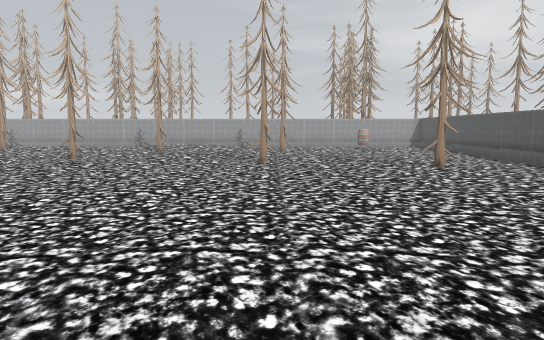
view 1 (above)

18 first-person views from a walk through a Unity game level. The camera is 1.4 m above the floor, tilts 6° down and sees 70° across. The floor is counted in squares, 1 m on a side. Each view is taken from the middle of a square. On the plan, view 1 faces up. The plan holds only what a view shows up to about 16 squares ahead; the rest is blank. The place goes on beyond the plan. The player character is not drawn.

view 2
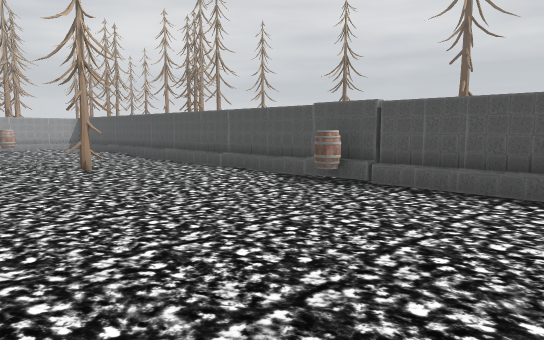

view 3
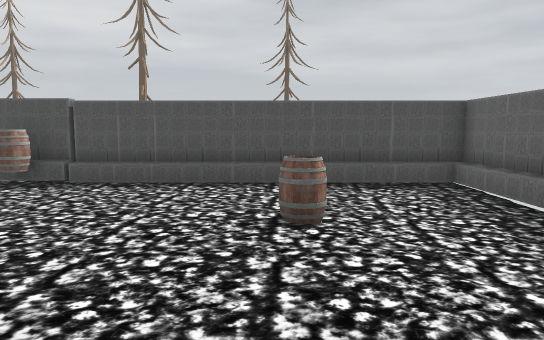

view 4
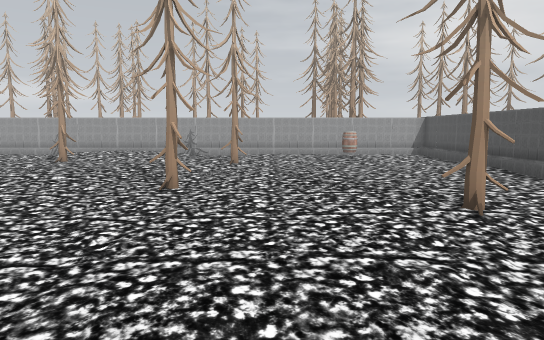

view 5
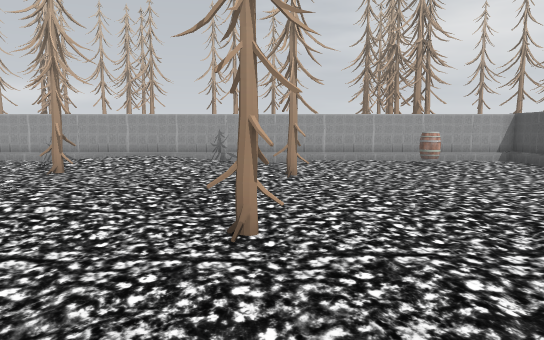

view 6
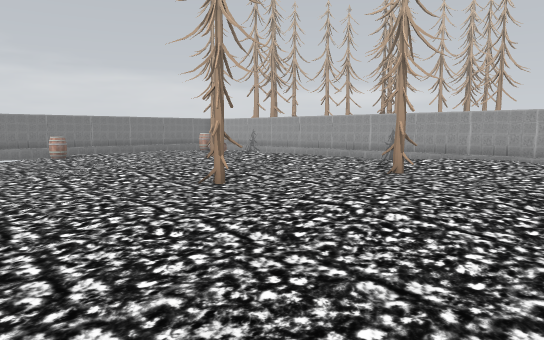

view 7
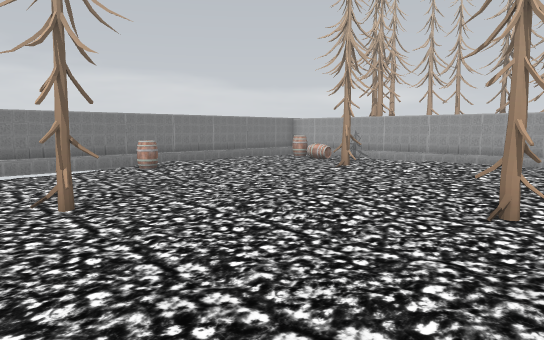

view 8
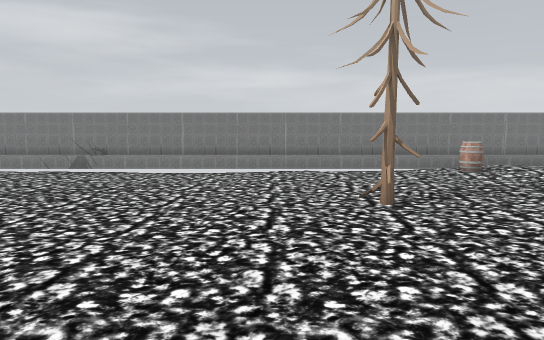

view 9
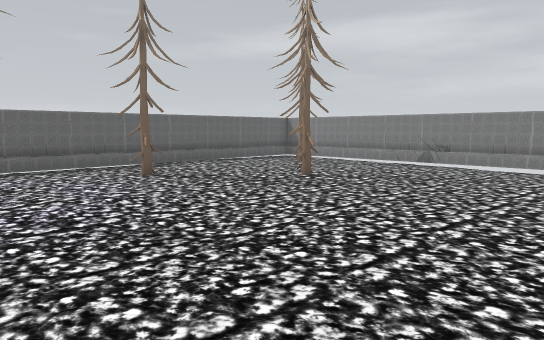

view 10
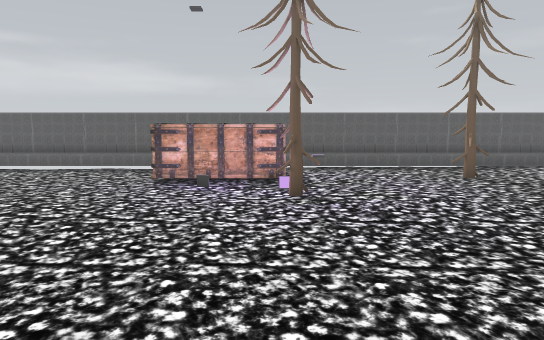

view 11
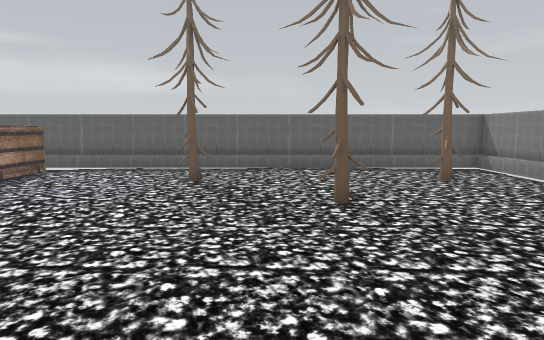

view 12
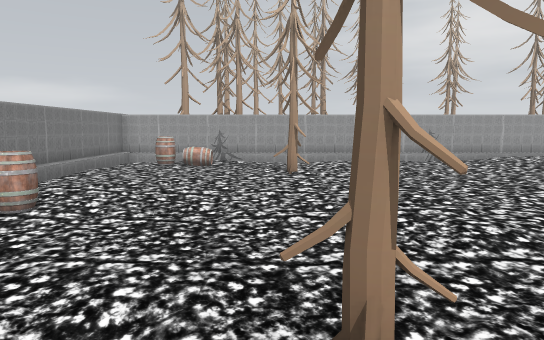

view 13
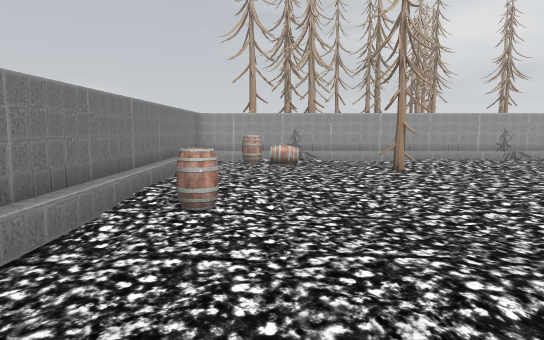

view 14
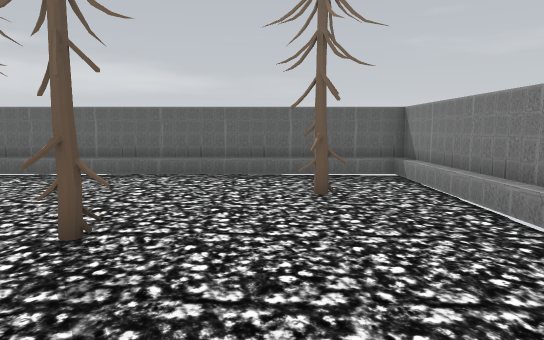

view 15
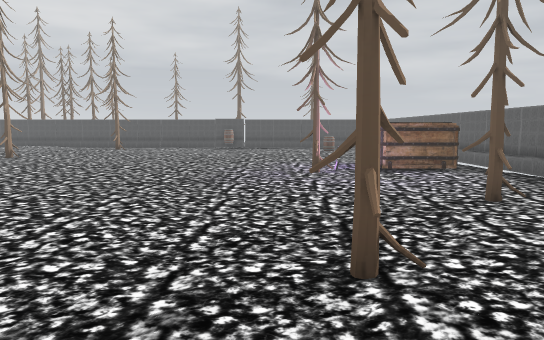

view 16
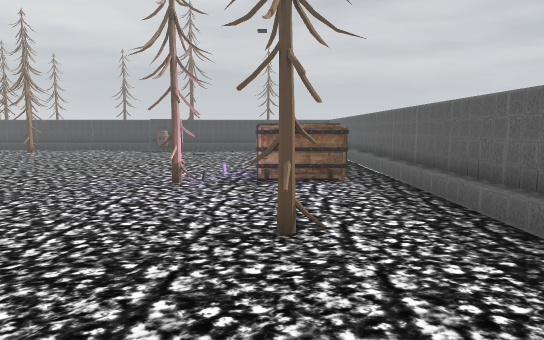

view 17
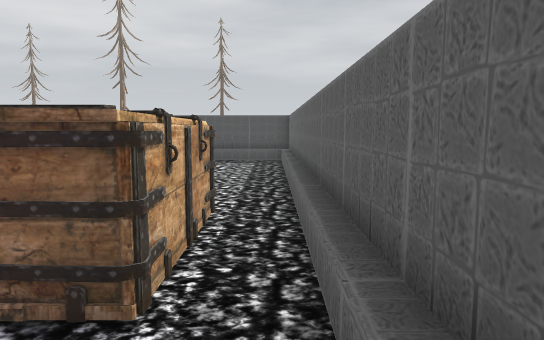

view 18
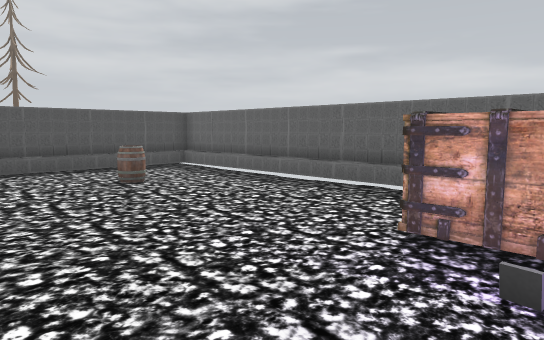

### Floor plan
Key: @ floor where view 1 was taken; # wall or solid block; . main floor; : floor 0.25 m higher than the main floor; + floor 0.5 m higher than the main floor; / step, stairs or slope; = window, fence, low wall or low ledge; ^ raised ledge; T tree; B barrel; O other object.
Columns run from 21 left of view 1 to 11 right of it. Each row starts with its distance up from view 1.
 27      T                    OO
 26 #####T##########################
 25 #::::::::  ::::+++:: ::::::::::#O
 24 #:BBB::   ::::++++:: :::::BB:::#
 23 #:BB::::++::::+++::: :::::B::::#
 22 #:::::::++:::::::::::::::::::::#
 21 #:::::TT:::::::T:::::TT::::::::#
 20 #::::::T:::::::::::::::.:::::::#
 19 #::::::::::::::::::::..::::::::#
 18 #::::::::::::::::::::::::::::::#
 17 #:::..::::::TT:::::::::::::::::#
 16 #:B....:::::.T::::::.::::::::::#
 15 #.......::::::::::::TT:::::::::#
 14 #........:...::::::...:::::::::#
 13 ^......T....::::::....::::::::.#
 12 #.....TT.....:::::.....:::TT::.#
 11 #.......::...:::.......::::::::#
 10 #......:::.............:::...::#
  9 #.................:....:.....::#
  8 #......................:.......#
  7 #.............................=#
  6 #.............................B^
  5 #....................:........=#
  4 #...................:::........#
  3 #....................:.........#
  2 #.....TT.....:.TT..............#
  1 #..............//..............#
  0 #....................@....BB...#
 -1 #..T...:..TT....OOOO......B....#
 -2 ^.....:::.......O   ..........=#
 -3 #....:::........OOOO..........=#
 -4 #.............................^#
 -5 ################################

Where each view was taken, in squares from view 1:
view 1: 0 up, 0 right, facing up
view 2: 0 up, 1 right, facing up-right
view 3: 0 up, 0 right, facing right
view 4: 6 up, 2 right, facing up
view 5: 10 up, 0 right, facing up
view 6: 11 up, 1 left, facing up-left
view 7: 10 up, 7 left, facing up-left
view 8: 10 up, 7 left, facing left
view 9: 10 up, 5 left, facing down-left
view 10: 10 up, 5 left, facing down
view 11: 10 up, 13 left, facing down
view 12: 10 up, 15 left, facing up
view 13: 10 up, 18 left, facing up
view 14: 7 up, 17 left, facing down
view 15: 3 up, 18 left, facing right
view 16: 1 down, 16 left, facing right
view 17: 4 down, 8 left, facing right
view 18: 4 up, 4 left, facing down-right
